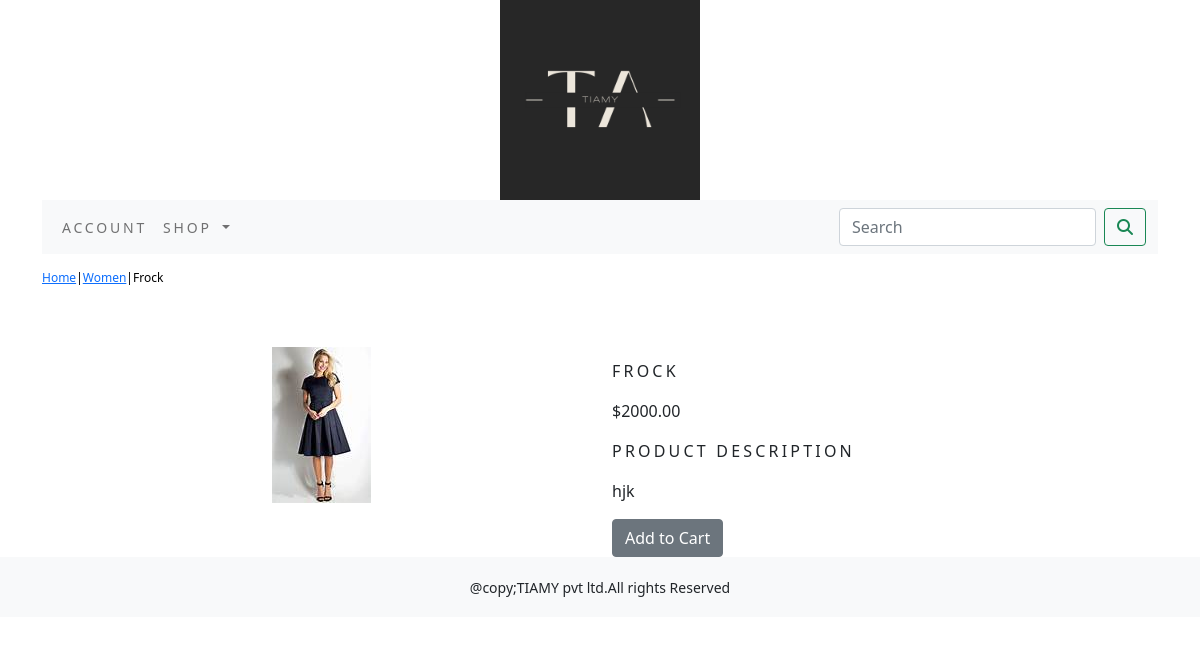
Page /ecom/women/frock/ on the committed database.
### ecomapp/models.py (models this page shows, shortened)
class Product(models.Model):
    name=models.CharField(max_length=250,unique=True)
    slug = models.SlugField(max_length=250, unique=True)
    desc = models.TextField(blank=True)
    price= models.DecimalField(max_digits=10,decimal_places=2)
    category=models.ForeignKey(Category,on_delete=models.CASCADE)
    img = models.ImageField(upload_to='products', blank=True)
    stock= models.IntegerField()
    available=models.BooleanField(default=True)
    created=models.DateTimeField(auto_now_add=True)
    updated=models.DateTimeField(auto_now=True)
    class Meta:
        ordering=('name',)
        verbose_name='product'
        verbose_name_plural='products'

class Category(models.Model):
    name=models.CharField(max_length=250,unique=True)
    slug=models.SlugField(max_length=250,unique=True)
    desc=models.TextField(blank=True)
    img=models.ImageField(upload_to='category', blank=True)
    class Meta:
        ordering=('name',)
        verbose_name='category'
        verbose_name_plural='categorys'
    def get_url(self):
        return reverse('ecomapp:products_by_category', args=[self.slug])
    def __str__(self):
        return '{}'.format(self.name)

### ecomapp/views.py (the view)
# urls.py: path('<slug:c_slug>/<slug:p_slug>/', views.proDetails, name='prodCatDetails'),
def proDetails(request,c_slug,p_slug):
    try:
        products=Product.objects.get(category__slug=c_slug,slug=p_slug)
    except Exception as e:
        raise e
    return render(request,"product.html",{'products':products})

### cartapp/context_processors.py (called while the page is built)
def counter(request):
    item_count=0
    if 'admin' in request.path:
        return {}
    else:
        try:
            cart=Cart.objects.filter(cart_id=_cart_id(request))
            cart_items=CartItem.objects.all().filter(cart=cart[:1])
            for cart_item in cart_items:
                item_count += cart_item.quantity
        except Cart.DoesNotExist:
            item_count=0
    return dict(item_count=item_count)

### cartapp/views.py (called while the page is built)
def _cart_id(request):
    cart=request.session.session_key
    if not cart:
        cart=request.session.create()
    return cart

### ecomapp/context_processors.py (called while the page is built)
def  menu_links(request):
    links = Category.objects.all()
    return dict(links=links)

### templates/product.html (shortened to what this page needs)
{% extends 'base.html' %}
{% load static %}
{% block content %}
<div class="row my_prod_row_class">
    <div class="mx_auto">
        <p><a href="{% url 'ecomapp:allProdCat' %}">Home</a>|<a href="{{products.category.get_url}}">{{products.category}}</a>|{{products.name}}</p>
    </div>
</div>
<div class="container">
<br>
<div class="row">
    <div class="col-12 col-sm-12 col-md-12 col-lg-6 text-center">
        <div style="min-width:18rem">
            <img src="{{products.img.url}}" alt="{{products.name}}">
        </div>
    </div>
        <div class="col-12 col-sm-12 col-md-12 col-lg-6">
            <div>
            <h1 class="my_prod_title">{{products.name}}</h1>
            <p>${{products.price}}</p>
            <p class="my_title">Product Description</p>
            <p class="text-justify my_prod_text">{{products.desc}}</p>
            {% if products.stock <= 0 %}
            <p class="text-justify my_prod_text"><b>Out of Stock</b></p>
            {% else %}
            <a class="btn btn-secondary" href="{% url 'cartapp:add_cart' products.id %}">Add to Cart</a>
            {% endif %}
        </div>
    </div>
    </div>
</div>
</div>
{% endblock %}

### static/css/custom.css (style rules this page uses)
body { font-family: 'Beau Rivage', cursive; }
.my_title { font-size:16px; text-transform:uppercase; letter-spacing:.2em; }
.my_prod_row_class { padding-top:15px; padding-bottom:20px; }
.my_prod_row_class .mx_auto { color:#000; font-size:12px; text-decoration:none; }
.my_prod_title { font-size:16px; text-transform:uppercase; letter-spacing:.2em; padding-top:15px; padding-bottom:10px; }
.my_prod_text { padding-right:20px; }

### rows in the picture
Product: category "Women", name "Frock", img (picture), name "FROCK", price "2000.00", desc "hjk"
